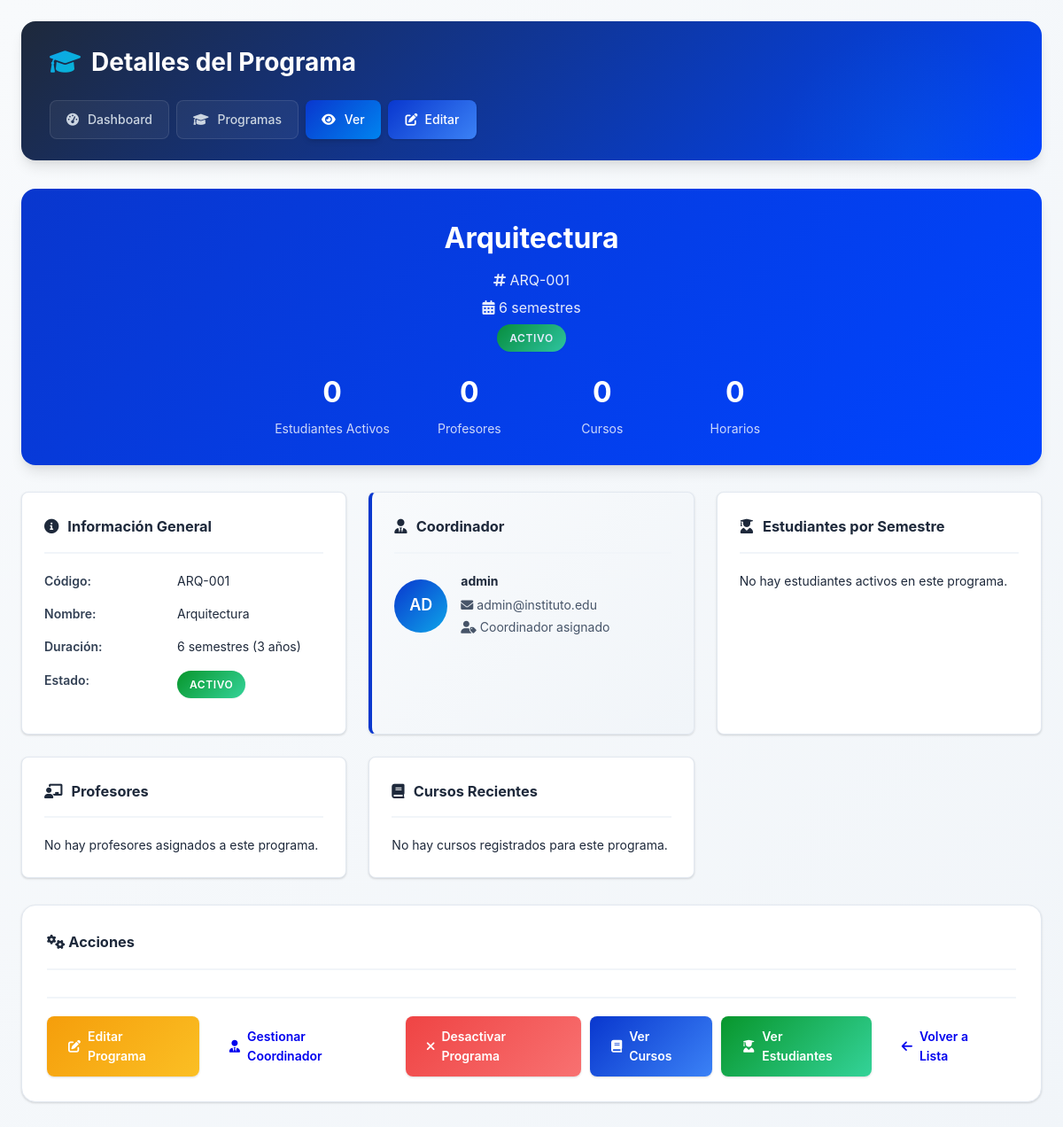
The app's page /coordinador/programas/ver.php?id=2 (signed in) with its own data.
### tables this page shows
CREATE TABLE programas_estudio (
    id_programa INT PRIMARY KEY AUTO_INCREMENT,
    codigo_programa VARCHAR(10) UNIQUE NOT NULL,
    nombre_programa VARCHAR(100) NOT NULL,
    duracion_semestres INT DEFAULT 6,
    descripcion TEXT,
    coordinador_id INT,
    activo BOOLEAN DEFAULT TRUE,
    FOREIGN KEY (coordinador_id) REFERENCES usuarios(id_usuario)
);

CREATE TABLE usuarios (
    id_usuario INT PRIMARY KEY AUTO_INCREMENT,
    username VARCHAR(50) UNIQUE NOT NULL,
    password VARCHAR(100) NOT NULL,  
    rol ENUM('coordinador', 'profesor', 'estudiante') NOT NULL,
    email VARCHAR(100) UNIQUE NOT NULL,
    programa_estudio ENUM('Topografía', 'Arquitectura', 'Enfermería') DEFAULT NULL,
    activo BOOLEAN DEFAULT TRUE,
    fecha_creacion TIMESTAMP DEFAULT CURRENT_TIMESTAMP
);

### coordinador/programas/ver.php (the view, shortened to what this page needs)
<?php
$db = Database::getConnection();
$id_programa = isset($_GET['id']) ? intval($_GET['id']) : 0;
$stmt = $db->prepare("
    SELECT p.*, u.username as coordinador_username, u.email as coordinador_email
    FROM programas_estudio p
    LEFT JOIN usuarios u ON p.coordinador_id = u.id_usuario
    WHERE p.id_programa = ?
");
$stmt->execute([$id_programa]);
$programa = $stmt->fetch();
$stmt = $db->prepare("
    SELECT
        COUNT(DISTINCT e.id_estudiante) as total_estudiantes,
        COUNT(DISTINCT CASE WHEN e.estado = 'activo' THEN e.id_estudiante END) as estudiantes_activos,
        COUNT(DISTINCT CASE WHEN e.estado = 'graduado' THEN e.id_estudiante END) as estudiantes_graduados,
        COUNT(DISTINCT pr.id_profesor) as total_profesores,
        COUNT(DISTINCT c.id_curso) as total_cursos,
        COUNT(DISTINCT h.id_horario) as total_horarios
    FROM programas_estudio p
    LEFT JOIN estudiantes e ON p.id_programa = e.id_programa
    LEFT JOIN profesores pr ON FIND_IN_SET(p.nombre_programa, pr.programas_dictados) > 0 AND pr.activo = 1
    LEFT JOIN cursos c ON p.id_programa = c.id_programa AND c.activo = 1
    LEFT JOIN horarios h ON c.id_curso = h.id_curso AND h.activo = 1
    WHERE p.id_programa = ?
");
$stmt->execute([$id_programa]);
$estadisticas = $stmt->fetch();
$stmt = $db->prepare("
    SELECT semestre_actual, COUNT(*) as cantidad,
           GROUP_CONCAT(CONCAT(e.nombres, ' ', e.apellidos) SEPARATOR ', ') as estudiantes
    FROM estudiantes e
    WHERE e.id_programa = ? AND e.estado = 'activo'
    GROUP BY semestre_actual
    ORDER BY semestre_actual
");
$stmt->execute([$id_programa]);
$estudiantes_semestre = $stmt->fetchAll();
$stmt = $db->prepare("
    SELECT p.*
    FROM profesores p
    WHERE FIND_IN_SET(?, p.programas_dictados) > 0 AND p.activo = 1
    ORDER BY p.apellidos, p.nombres
");
$stmt->execute([$programa['nombre_programa']]);
$profesores = $stmt->fetchAll();
$stmt = $db->prepare("
    SELECT c.*, COUNT(DISTINCT h.id_horario) as total_horarios
    FROM cursos c
    LEFT JOIN horarios h ON c.id_curso = h.id_curso AND h.activo = 1
    WHERE c.id_programa = ? AND c.activo = 1
    GROUP BY c.id_curso
    ORDER BY c.semestre, c.nombre_curso
    LIMIT 10
");
$stmt->execute([$id_programa]);
$cursos = $stmt->fetchAll();
?>
<!DOCTYPE html>
<html lang="es">
<head>
    <link rel="stylesheet" href="../../assets/css/main.css">
    <link rel="stylesheet" href="https://cdnjs.cloudflare.com/ajax/libs/font-awesome/6.0.0/css/all.min.css">
</head>
<body>
    <div class="container">
        <div class="header">
            <h1><i class="fas fa-graduation-cap"></i> Detalles del Programa</h1>
            <div class="nav">
                <a href="../dashboard.php"><i class="fas fa-tachometer-alt"></i> Dashboard</a>
                <a href="index.php"><i class="fas fa-graduation-cap"></i> Programas</a>
                <a href="ver.php?id=<?php echo $id_programa; ?>" class="active"><i class="fas fa-eye"></i> Ver</a>
                <a href="editar.php?id=<?php echo $id_programa; ?>" class="btn-primary">
                    <i class="fas fa-edit"></i> Editar
                </a>
            </div>
        </div>
        <div class="programa-header">
            <div class="programa-title">
                <h1><?php echo htmlspecialchars($programa['nombre_programa']); ?></h1>
                <p><i class="fas fa-hashtag"></i> <?php echo $programa['codigo_programa']; ?></p>
                <p><i class="fas fa-calendar-alt"></i> <?php echo $programa['duracion_semestres']; ?> semestres</p>
                <p>
                    <span class="badge <?php echo $programa['activo'] ? 'badge-active' : 'badge-inactive'; ?>">
                        <?php echo $programa['activo'] ? 'Activo' : 'Inactivo'; ?>
                    </span>
                </p>
            </div>
            <div class="programa-stats">
                <div class="stat-item">
                    <div class="stat-number"><?php echo $estadisticas['estudiantes_activos'] ?? 0; ?></div>
                    <div class="stat-label">Estudiantes Activos</div>
                </div>
                <div class="stat-item">
                    <div class="stat-number"><?php echo $estadisticas['total_profesores'] ?? 0; ?></div>
                    <div class="stat-label">Profesores</div>
                </div>
                <div class="stat-item">
                    <div class="stat-number"><?php echo $estadisticas['total_cursos'] ?? 0; ?></div>
                    <div class="stat-label">Cursos</div>
                </div>
                <div class="stat-item">
                    <div class="stat-number"><?php echo $estadisticas['total_horarios'] ?? 0; ?></div>
                    <div class="stat-label">Horarios</div>
                </div>
            </div>
        </div>
        <div class="info-grid">
            <div class="info-card">
                <h3><i class="fas fa-info-circle"></i> Información General</h3>
                <div class="info-item">
                    <div class="info-label">Código:</div>
                    <div class="info-value"><?php echo $programa['codigo_programa']; ?></div>
                </div>
                <div class="info-item">
                    <div class="info-label">Nombre:</div>
                    <div class="info-value"><?php echo htmlspecialchars($programa['nombre_programa']); ?></div>
                </div>
                <div class="info-item">
                    <div class="info-label">Duración:</div>
                    <div class="info-value">
                        <?php echo $programa['duracion_semestres']; ?> semestres
                        (<?php echo ceil($programa['duracion_semestres'] / 2); ?> años)
                    </div>
                </div>
                <div class="info-item">
                    <div class="info-label">Estado:</div>
                    <div class="info-value">
                        <span class="badge <?php echo $programa['activo'] ? 'badge-active' : 'badge-inactive'; ?>">
                            <?php echo $programa['activo'] ? 'Activo' : 'Inactivo'; ?>
                        </span>
                    </div>
                </div>
            </div>
            <div class="info-card coordinador-card">
                <h3><i class="fas fa-user-tie"></i> Coordinador</h3>
                <?php if ($programa['coordinador_username']): ?>
                    <div class="coordinador-info">
                        <div class="coordinador-avatar">
                            <?php
                            $iniciales = strtoupper(substr($programa['coordinador_username'], 0, 2));
                            echo $iniciales;
                            ?>
                        </div>
                        <div class="coordinador-details">
                            <h4><?php echo htmlspecialchars($programa['coordinador_username']); ?></h4>
                            <p><i class="fas fa-envelope"></i> <?php echo $programa['coordinador_email']; ?></p>
                            <p><i class="fas fa-user-tag"></i> Coordinador asignado</p>
                        </div>
                    </div>
                <?php endif; ?>
            </div>
            <div class="info-card">
                <h3><i class="fas fa-user-graduate"></i> Estudiantes por Semestre</h3>
                <?php if (!empty($estudiantes_semestre)): ?>
                    <div class="semestre-grid">
                        <?php foreach ($estudiantes_semestre as $semestre): ?>
                            <div class="semestre-card">
                                <div class="label">Semestre</div>
                                <div class="number"><?php echo $semestre['semestre_actual']; ?></div>
                                <div class="count"><?php echo $semestre['cantidad']; ?> estudiantes</div>
                            </div>
                        <?php endforeach; ?>
                    </div>
                    <div class="info-item" style="margin-top: 15px;">
                        <div class="info-label">Total Activos:</div>
                        <div class="info-value">
                            <strong><?php echo $estadisticas['estudiantes_activos'] ?? 0; ?></strong> estudiantes
                        </div>
                    </div>
                    <div class="info-item">
                        <div class="info-label">Total Graduados:</div>
                        <div class="info-value">
                            <strong><?php echo $estadisticas['estudiantes_graduados'] ?? 0; ?></strong> estudiantes
                        </div>
                    </div>
                <?php else: ?>
                    <p class="text-muted">No hay estudiantes activos en este programa.</p>
                <?php endif; ?>
            </div>
            <div class="info-card">
                <h3><i class="fas fa-chalkboard-teacher"></i> Profesores</h3>
                <?php if (!empty($profesores)): ?>
                    <div class="lista-profesores">
                        <?php foreach ($profesores as $profesor): ?>
                            <div class="profesor-item">
                                <div class="profesor-avatar">
                                    <?php
                                    $iniciales = strtoupper(substr($profesor['nombres'], 0, 1) . substr($profesor['apellidos'], 0, 1));
                                    echo $iniciales;
                                    ?>
                                </div>
                                <div class="profesor-info">
                                    <strong><?php echo htmlspecialchars($profesor['nombres'] . ' ' . $profesor['apellidos']); ?></strong>
                                    <small><?php echo htmlspecialchars($profesor['especialidad']); ?></small>
                                </div>
                            </div>
                        <?php endforeach; ?>
                    </div>
                    <div class="info-item" style="margin-top: 15px;">
                        <div class="info-label">Total:</div>
                        <div class="info-value">
                            <strong><?php echo count($profesores); ?></strong> profesores asignados
                        </div>
                    </div>
                <?php else: ?>
                    <p class="text-muted">No hay profesores asignados a este programa.</p>
                <?php endif; ?>
            </div>
            <div class="info-card">
                <h3><i class="fas fa-book"></i> Cursos Recientes</h3>
                <?php if (!empty($cursos)): ?>
                    <div class="lista-cursos">
                        <?php foreach ($cursos as $curso): ?>
                            <div class="curso-item">
                                <div class="curso-header">
                                    <strong><?php echo htmlspecialchars($curso['nombre_curso']); ?></strong>
                                    <span class="badge badge-info">Semestre <?php echo $curso['semestre']; ?></span>
                                </div>
                                <div class="curso-details">
                                    <span><i class="fas fa-hashtag"></i> <?php echo $curso['codigo_curso']; ?></span>
                                    <span><i class="fas fa-clock"></i> <?php echo $curso['horas_semanales']; ?> hrs/sem</span>
                                    <span><i class="fas fa-calendar-alt"></i> <?php echo $curso['total_horarios']; ?> horarios</span>
                                </div>
                            </div>
                        <?php endforeach; ?>
                    </div>
                    <div class="info-item" style="margin-top: 15px;">
                        <div class="info-label">Total Cursos:</div>
                        <div class="info-value">
                            <strong><?php echo $estadisticas['total_cursos'] ?? 0; ?></strong> cursos activos
                        </div>
                    </div>
                <?php else: ?>
                    <p class="text-muted">No hay cursos registrados para este programa.</p>
                <?php endif; ?>
            </div>
        </div>
        <div class="card">
            <div class="card-header">
                <h3><i class="fas fa-cogs"></i> Acciones</h3>
            </div>
            <div class="card-body">
                <div class="actions">
                    <a href="editar.php?id=<?php echo $id_programa; ?>" class="btn btn-warning">
                        <i class="fas fa-edit"></i> Editar Programa
                    </a>
                    <a href="asignar_coordinador.php?id=<?php echo $id_programa; ?>" class="btn btn-info">
                        <i class="fas fa-user-tie"></i> Gestionar Coordinador
                    </a>
                    <a href="cambiar_estado.php?id=<?php echo $id_programa; ?>"
                       class="btn <?php echo $programa['activo'] ? 'btn-danger' : 'btn-success'; ?>">
                        <i class="fas fa-<?php echo $programa['activo'] ? 'times' : 'check'; ?>"></i>
                        <?php echo $programa['activo'] ? 'Desactivar Programa' : 'Activar Programa'; ?>
                    </a>
                    <a href="../cursos/index.php?programa=<?php echo $id_programa; ?>" class="btn btn-primary">
                        <i class="fas fa-book"></i> Ver Cursos
                    </a>
                    <a href="../estudiantes/index.php?programa=<?php echo $id_programa; ?>" class="btn btn-success">
                        <i class="fas fa-user-graduate"></i> Ver Estudiantes
                    </a>
                    <a href="index.php" class="btn btn-secondary">
                        <i class="fas fa-arrow-left"></i> Volver a Lista
                    </a>
                </div>
            </div>
        </div>
    </div>
</body>
</html>

### records on screen
programas_estudio: nombre_programa "Arquitectura", codigo_programa "ARQ-001", duracion_semestres "6", ceil($programa['duracion_semestres']/2) "3", coordinador.username "AD", coordinador.username "admin", coordinador.email "admin@instituto.edu"

### other values on screen
$estadisticas['estudiantes_activos'] "0"
$estadisticas['total_profesores'] "0"
$estadisticas['total_cursos'] "0"
$estadisticas['total_horarios'] "0"
